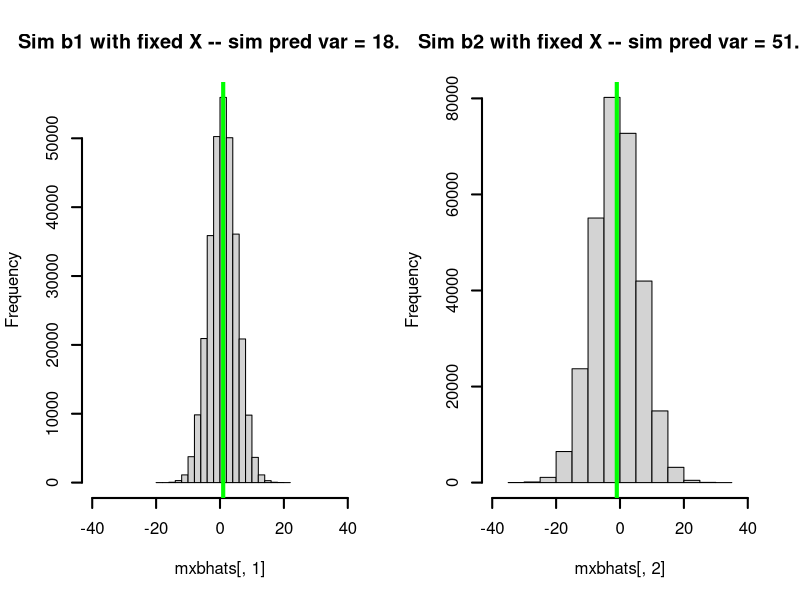
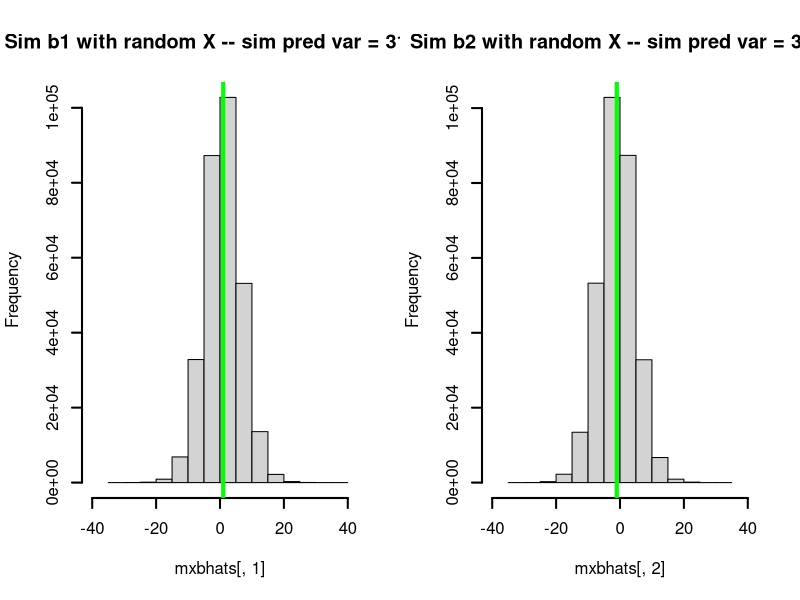

These figures' R source, in order:


options(stringsAsFactors=FALSE, width=350)

library(mvtnorm)

N <- 20

xbool_save_file <- TRUE



set.seed(777) ### try different seeds to see how different slope pred variance is between fixed and random inputs


b <- c(1, -1)

xSig <- diag(0.5, 2) + 0.5

###### look at Cov mx
xSig

xmu <- c(0, 0)

######### X is fixed -- not subject to sampling variation
X <- rmvnorm(N, xmu, xSig)

f.true <- X %*% b

sig <- 20


nn <- 300000

mxbhats <- matrix(NA, nn, length(b))

for(iinn in 1:nn) {
    
    y <- f.true + rnorm(N, 0, sig)
    
    b.hat <- solve(crossprod(X)) %*% (t(X) %*% y)
    
    mxbhats[ iinn, ] <- b.hat
    
}

######## true SEs
sqrt( diag(solve( N * xSig )) ) * sig





xxx <- apply( t(mxbhats) - b, 1, function(x) { return( ( mean( x^2 ) ) ) } )

##### agrees with actual sim error

##### sim var bhat
cat(
"Under fixed X, this is our simulated pred error of bhat: ",
xxx,
"\n"
)
#### hist(mxbhats[ , 1])

####### var using fixed X
cat(
"Under fixed X, this is our theoretical (using true resid variance) pred error of bhat: ",
diag(solve( crossprod(X) )) * sig^2,
"\n"
)
## apply(mxbhats, 2, sd)





if(xbool_save_file) {
    png(file.path("~", "Desktop", "distOfBhats_Xfixed_01.png"), width=1800, height=1000, pointsize=24)
}
par(mfrow=c(1, 2))
hist(mxbhats[ ,1], cex=1.4, lwd=2, xlim=c(-40, 40), main=paste0("Sim b1 with fixed X -- sim pred var = ", round(xxx[1], 2)))
abline(v=b[1], col="#00FF00", lwd=4)
hist(mxbhats[ ,2], cex=1.4, lwd=2, xlim=c(-40, 40), main=paste0("Sim b2 with fixed X -- sim pred var = ", round(xxx[2], 2)))
abline(v=b[2], col="#00FF00", lwd=4)
if(xbool_save_file) { dev.off() }



cat("\n")


##############################


N <- 20

sig <- 20

nn <- 300000

mxbhats <- matrix(NA, nn, length(b))
arinvXX <- array(NA, c(length(b), length(b), nn))

for(iinn in 1:nn) {
    
    X <- rmvnorm(N, xmu, xSig) #### X is NOT fixed -- but rather subject to sampling variation

    f.true <- X %*% b
    
    y <- f.true + rnorm(N, 0, sig)
    
    invXX <- solve(crossprod(X))
    arinvXX[ , , iinn] <- invXX
    
    b.hat <- invXX %*% (t(X) %*% y)
    
    mxbhats[ iinn, ] <- b.hat
    
}



xxx2 <- apply( t(mxbhats) - b, 1, function(x) { return( ( mean( x^2 ) ) ) } )

apply(arinvXX, c(1,2), mean) * sig^2

##### var bhat
##### sim var bhat
cat(
"Under random X, this is our simulated pred error of bhat: ",
xxx2,
"\n"
)

######### the center of the inverse Wishart distribution:
xmeanInvWishart <- solve( xSig ) / (N - length(b) - 1)
cat(
"Under random X, this is our theoretical (using true resid variance) pred error of bhat: ",
diag(sig^2 * xmeanInvWishart),
"\n",
"note that we use the expectation of the inverse Wishart for this.",
"\n"
)



if(xbool_save_file) {
    png(file.path("~", "Desktop", "distOfBhats_Xrnd_01.png"), width=1800, height=1000, pointsize=24)
}
par(mfrow=c(1, 2))
hist(mxbhats[ ,1], cex=1.4, lwd=2, xlim=c(-40, 40), main=paste0("Sim b1 with random X -- sim pred var = ", round(xxx2[1], 2)))
abline(v=b[1], col="#00FF00", lwd=4)
hist(mxbhats[ ,2], cex=1.4, lwd=2, xlim=c(-40, 40), main=paste0("Sim b2 with random X -- sim pred var = ", round(xxx2[2], 2)))
abline(v=b[2], col="#00FF00", lwd=4)
if(xbool_save_file) { dev.off() }





